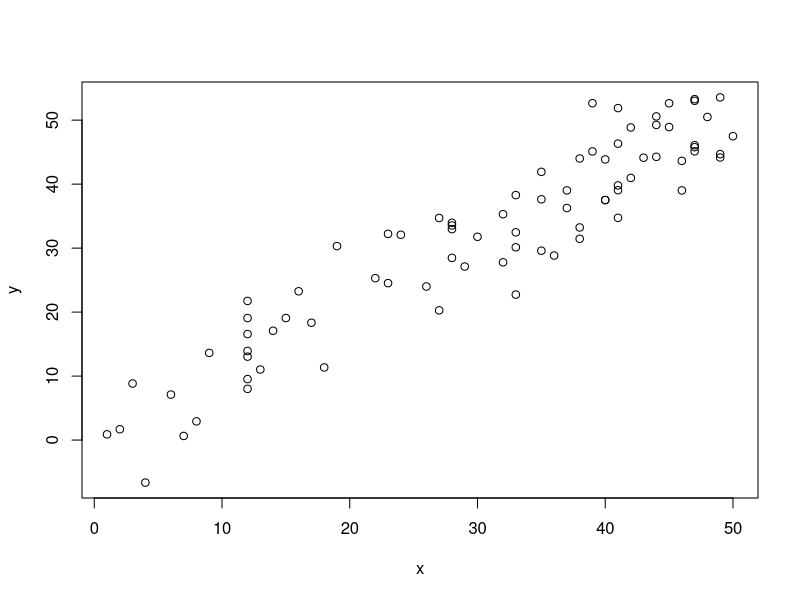
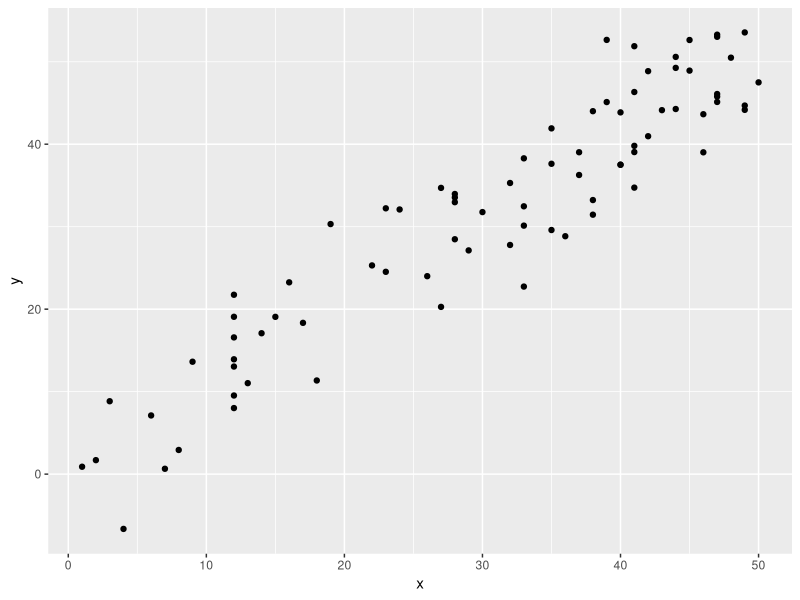
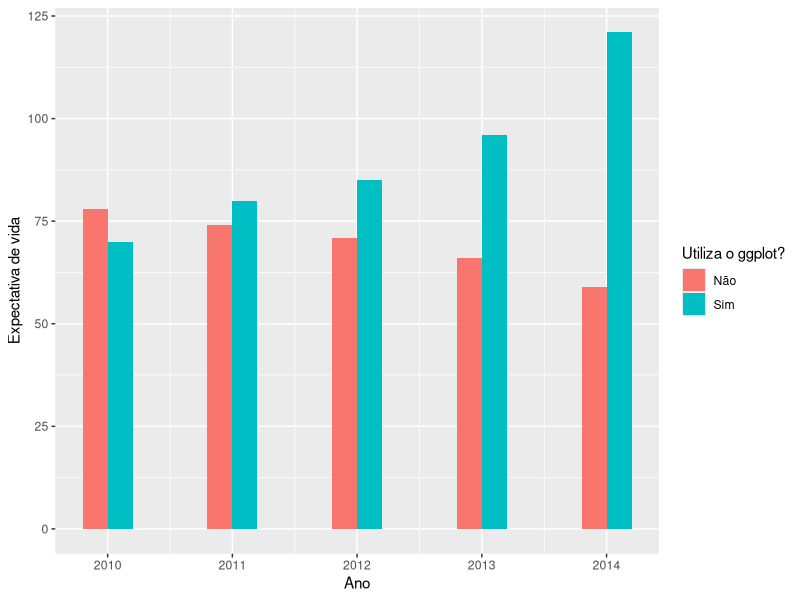
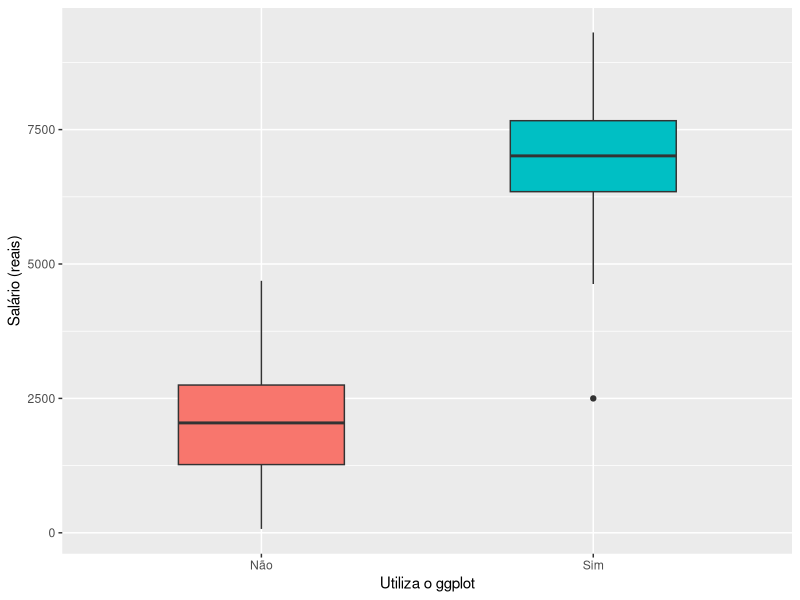
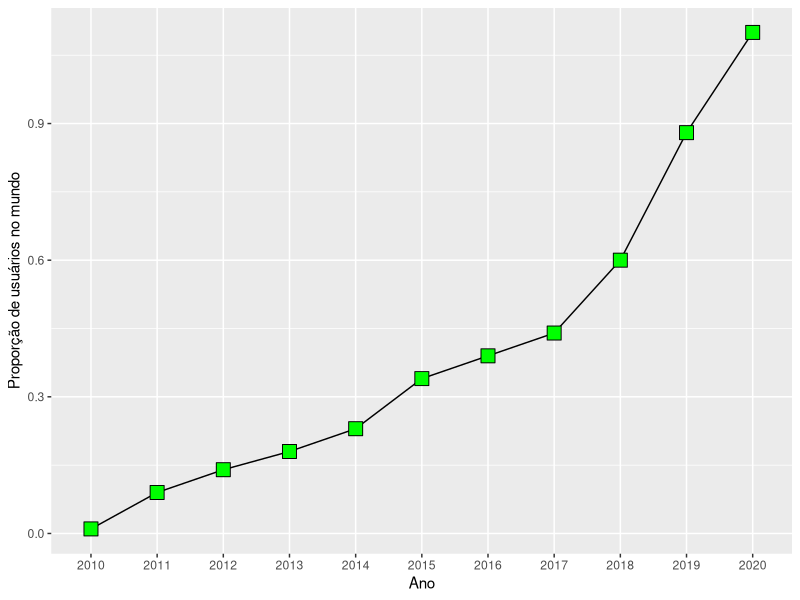
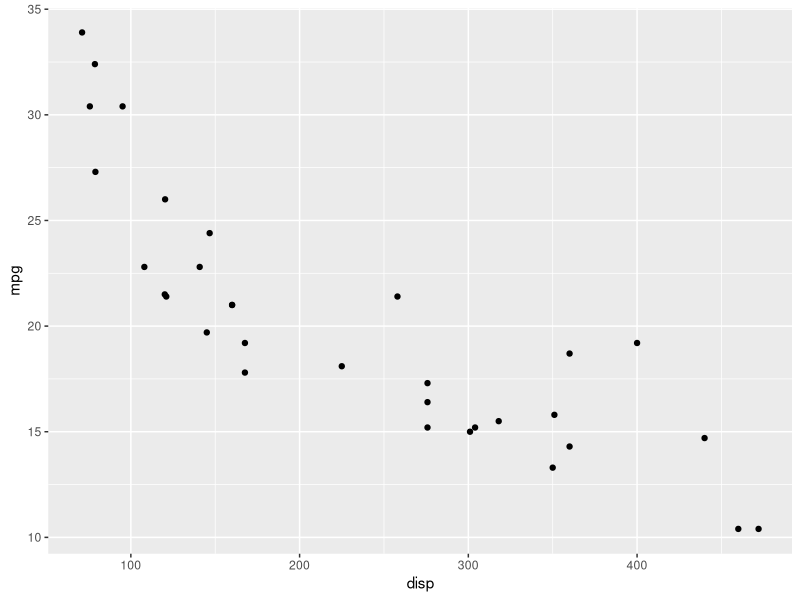
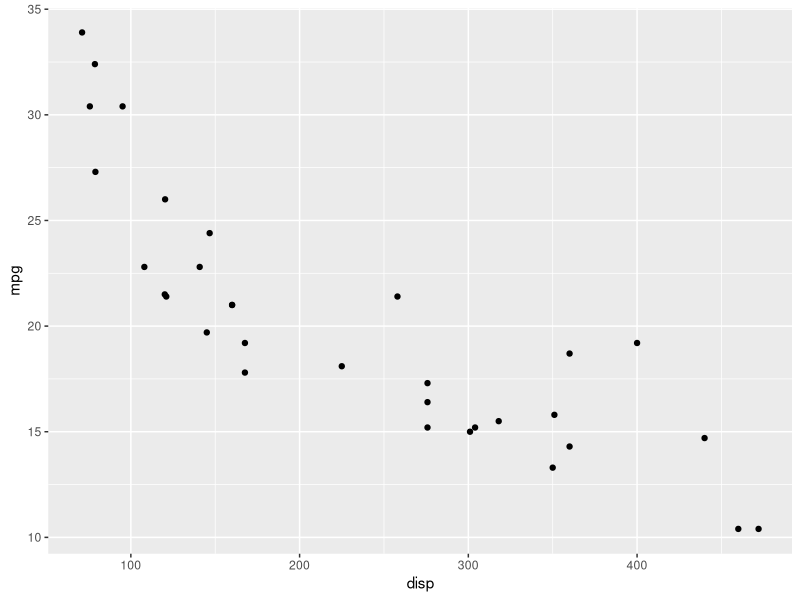
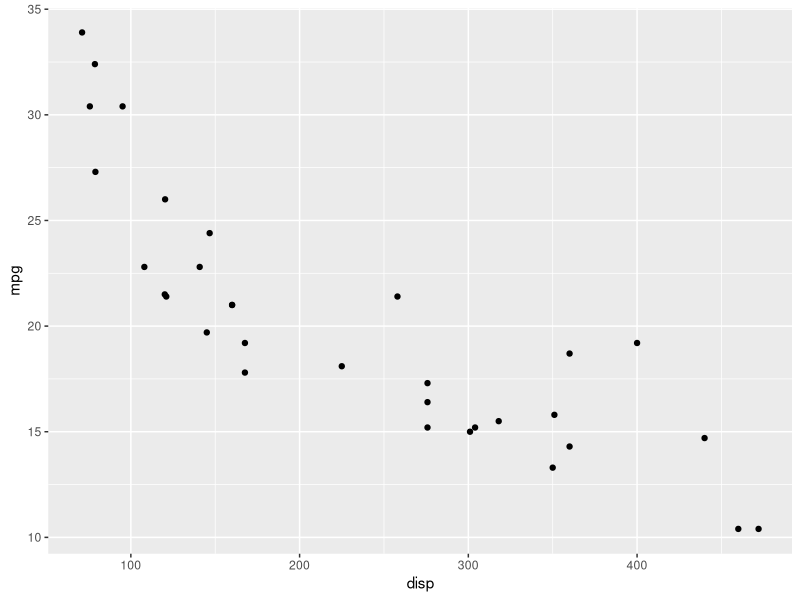

Here is the R script that generated these plots, in order:
## ---- chunk 1

library(ggplot2)

## ---- chunk 2

x <- sample(1:50, 80, replace=T)
y <- x + rnorm(80, 0, 5)

plot(x, y)

## ---- chunk 3
qplot(x, y, geom="point")
## ---- chunk 4

df <- data.frame(usa = rep(c("Sim", "Não"), c(5, 5)),
                 expec = c(70, 80, 85, 96, 121, 78, 74, 71, 66, 59),
                 ano = rep(2010:2014, 2))

ggplot(df, aes(x = ano, y = expec, fill = usa)) +  
  geom_bar(stat="identity", width = 0.4, position = "dodge") +
  xlab("Ano") +
  ylab("Expectativa de vida") +
  labs(fill = "Utiliza o ggplot?")
  

## ---- chunk 5

df <- data.frame(usa = rep(c("Sim", "Não"), c(100,100)),                 
                 salario = c(rnorm(100, 7000, 1000), abs(rnorm(100, 2000, 1200))))

df$salario[1] = 2500

ggplot(df, aes(x = usa, y = salario, fill = usa)) +
  geom_boxplot(width = 0.5) +
  guides(fill=FALSE) +
  xlab("Utiliza o ggplot") +
  ylab("Salário (reais)")
  
## ---- chunk 6

df <- data.frame(ano = 2010:2020,
                 prop = c(0.01, 0.09, 0.14, 0.18, 0.23, 0.34, 0.39, 0.44, 0.60, 0.88, 1.1))

ggplot(df, aes(x = as.character(ano), y = prop, group = 1)) +
  geom_line() +
  geom_point(size=5, shape = 22, fill = "green") +  
  guides(fill=FALSE) +
  xlab("Ano") +
  ylab("Proporção de usuários no mundo")
  
## ---- chunk 7

head(mtcars, 10)

## ---- chunk 8

ggplot(data = mtcars, aes(x = disp, y = mpg)) +
  geom_point()

## ---- chunk 9

ggplot(data = mtcars) +
  geom_point(aes(x = disp, y = mpg))

## ---- chunk 10

ggplot(data = mtcars) +
  geom_point(aes(x = disp, y = mpg))

## ---- chunk 11

ggplot(data = mtcars) +
  geom_point(aes(x = disp, y = mpg, colour = as.character(am)))

## ---- chunk 12

ggplot(data = mtcars) +
  geom_point(aes(x = disp, y = mpg, colour = as.character(am),
                                size = cyl))

## ---- chunk 13

ggplot(data = mtcars) +
  geom_point(aes(x = disp, y = mpg), colour = "blue", size = 5, 
             shape = 2)

## ---- chunk 14

ggplot(data = mtcars) +
  geom_point(aes(x = cyl, y = mpg), stat = "summary", fun.y= mean)

## ---- chunk 15

ggplot(data = mtcars) +
  geom_line(aes(x = cyl, y = mpg), stat = "summary", fun.y= mean)

## ---- chunk 16

ggplot(data = mtcars) +
  geom_line(aes(x = cyl, y = mpg), stat = "summary", fun.y= mean) +
  geom_point(aes(x = cyl, y = mpg), stat = "summary", fun.y= mean)

## ---- chunk 17

ggplot(data = mtcars) +
  geom_boxplot(aes(x = as.character(gear), y = mpg, 
                   fill = as.character(gear)))

## ---- chunk 18

ggplot(data = mtcars) +
  geom_boxplot(aes(x = as.character(gear), y = mpg, 
                   fill = as.character(gear))) +
  xlab("") +
  ylab("Milhas por galão") +
  labs(fill="Número de marchas")

## ---- chunk 19

df <- data.frame(ano = 2010:2020,
                 prop = c(0.01, 0.09, 0.14, 0.18, 0.23, 0.34, 0.39, 0.44, 0.60, 0.88, 1.1))

ggplot(df, aes(x = as.character(ano), y = prop, group = 1)) +
  geom_line() +
  geom_point(size=5, shape = 22, fill = "green") +  
  guides(fill=FALSE) +
  xlab("Ano") +
  ylab("Proporção de usuários no mundo")
  
## ---- chunk 20
head(df, 3) # Shape = 22 e Size = 5.
